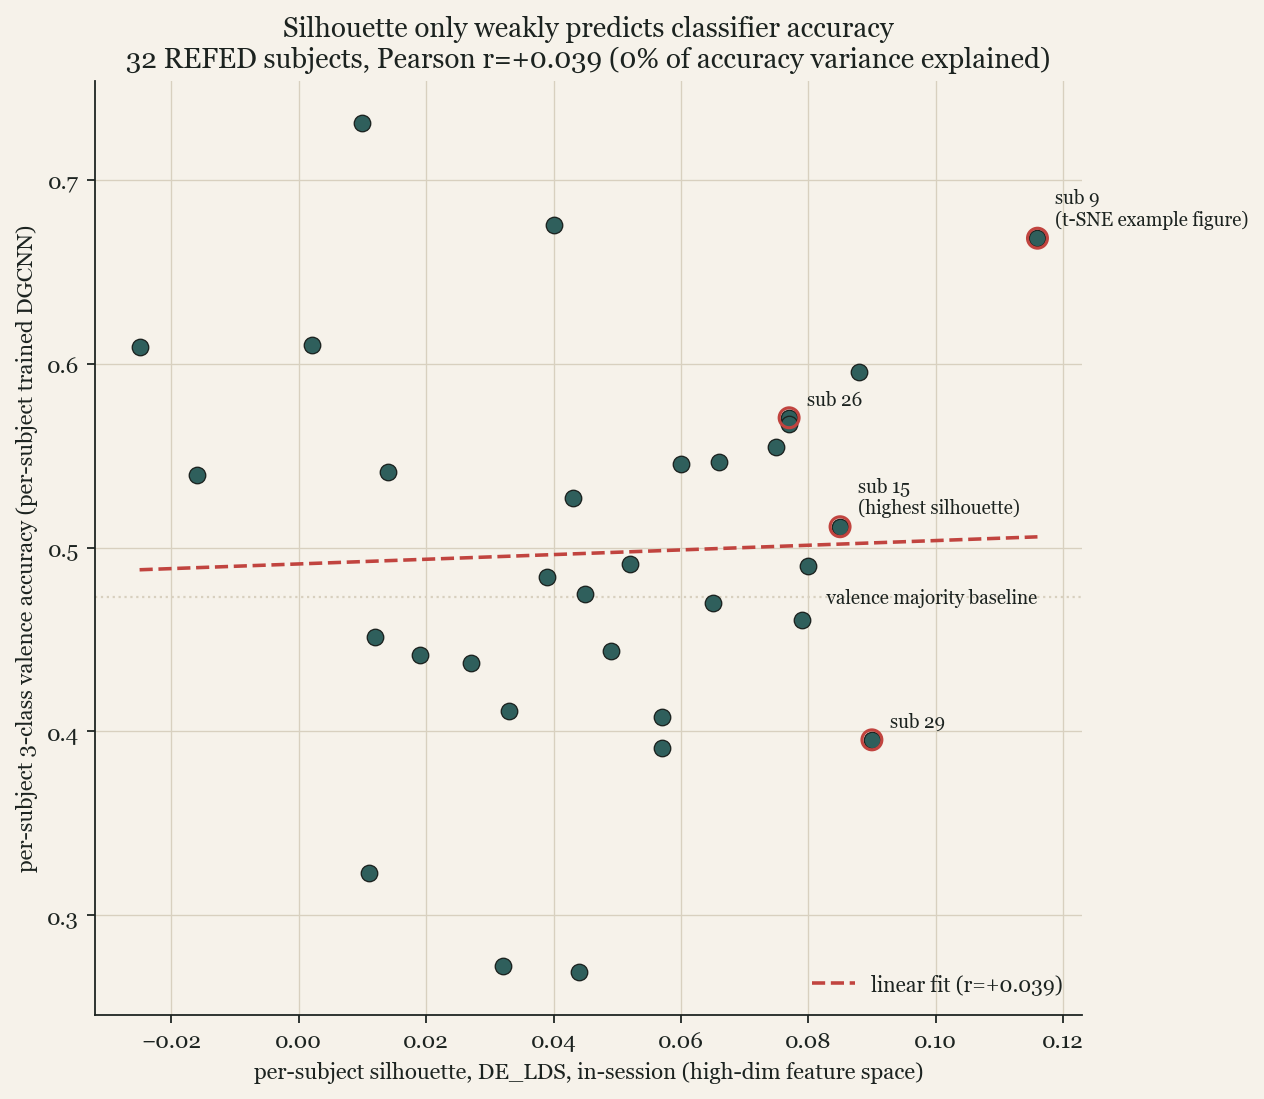

Source code (Python):
"""Does higher per-subject silhouette (DE_LDS, in-session) actually predict
higher per-subject classification accuracy? Direct answer to: "if it looks
separable in t-SNE after LDS, why is accuracy still weak?"

Reads the per-subject silhouette numbers already computed by
silhouette_perperson_lds.py (parsed from its saved log) and the per-subject
(in-session) whole-cap valence accuracy from libeer_lds_persubj_cls.json.

Usage:
  "C:/Dev/BCI/LibEER/.venv39/Scripts/python.exe" fig_silhouette_vs_accuracy.py
"""
import json
import re
import sys
from pathlib import Path

import matplotlib
matplotlib.use("Agg")
import matplotlib.pyplot as plt
import numpy as np

HERE = Path(__file__).resolve().parent
sys.path.insert(0, str(HERE))
from refed_montage_figures import INK, BG, GRID  # noqa: E402

plt.rcParams.update({
    "font.family": "Georgia", "axes.edgecolor": INK, "text.color": INK,
    "axes.labelcolor": INK, "xtick.color": INK, "ytick.color": INK,
    "figure.facecolor": BG, "axes.facecolor": BG,
})


def main():
    log = (HERE / "silhouette_perperson_lds.log").read_text()
    refed_block = log.split("REFED, 32")[1]
    sil = {int(m.group(1)): float(m.group(2))
          for m in re.finditer(r"subject\s+(\d+): silhouette=([+-]\d+\.\d+)", refed_block)}

    cls = json.loads((HERE / "libeer_lds_persubj_cls.json").read_text())
    acc_list = cls["results"]["per_subject"]["whole"]["per_subject"]["valence"]["acc"]
    acc = {i + 1: acc_list[i] for i in range(len(acc_list))}

    subs = sorted(sil)
    s = np.array([sil[i] for i in subs])
    a = np.array([acc[i] for i in subs])
    r = np.corrcoef(s, a)[0, 1]
    b, m = np.polyfit(s, a, 1)[::-1]  # a = m*s + b -> polyfit returns [slope, intercept]
    slope, intercept = np.polyfit(s, a, 1)

    fig, ax = plt.subplots(figsize=(8, 7))
    ax.scatter(s, a, s=55, color="#2f5f5c", edgecolors=INK, linewidths=0.6, zorder=3)
    xs = np.linspace(s.min(), s.max(), 50)
    ax.plot(xs, slope * xs + intercept, color="#c1443f", lw=1.6, ls="--", zorder=2,
           label=f"linear fit (r={r:+.3f})")
    ax.axhline(0.473, color=GRID, lw=1.0, ls=":")
    ax.text(s.max(), 0.473, " valence majority baseline", va="center", ha="right",
           fontsize=8.5, color=INK)

    highlight = {9: "sub 9\n(t-SNE example figure)", 15: "sub 15\n(highest silhouette)",
                29: "sub 29", 26: "sub 26"}
    for i, lab in highlight.items():
        ax.annotate(lab, (sil[i], acc[i]), textcoords="offset points",
                   xytext=(8, 6), fontsize=8.5, color=INK)
        ax.scatter([sil[i]], [acc[i]], s=80, facecolors="none",
                  edgecolors="#c1443f", linewidths=1.4, zorder=4)

    ax.set_xlabel("per-subject silhouette, DE_LDS, in-session (high-dim feature space)")
    ax.set_ylabel("per-subject 3-class valence accuracy (per-subject trained DGCNN)")
    ax.set_title("Silhouette only weakly predicts classifier accuracy\n"
                 f"32 REFED subjects, Pearson r={r:+.3f} "
                 f"({r**2*100:.0f}% of accuracy variance explained)", fontsize=12.5)
    ax.grid(color=GRID, lw=0.6)
    ax.set_axisbelow(True)
    for sp in ("top", "right"):
        ax.spines[sp].set_visible(False)
    ax.legend(frameon=False, fontsize=9.5, loc="lower right")
    fig.tight_layout()
    out = HERE / "fig_silhouette_vs_accuracy.png"
    fig.savefig(out, dpi=160, facecolor=BG, bbox_inches="tight")
    plt.close(fig)
    print(f"r={r:+.3f}  n={len(subs)}")
    print("Saved ->", out)


if __name__ == "__main__":
    main()
